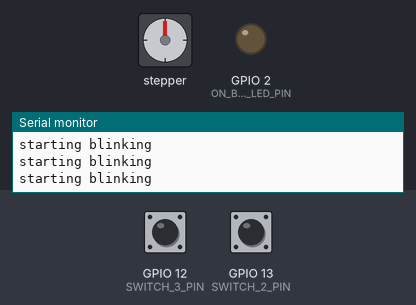
This sketch was run on a simulated ESP32. On the bench: stepper motor, output pins drawn as LEDs (lit = HIGH), the last lines printed to the serial monitor. Wiring (inferred from the names in the program): stepper motor driver (200 steps per turn assumed): step GPIO 3; direction GPIO 4. The inputs (shaded band) are chosen by the test bench; at power-on: GPIO 12 (SWITCH_3_PIN) HIGH, GPIO 13 (SWITCH_2_PIN) HIGH. Pins used as bus, display or sensor lines are not drawn.

Above: at 4.4 s.
4.5 s: GPIO 12 (SWITCH_3_PIN) pulled LOW for 1 s
At 4.82 s:
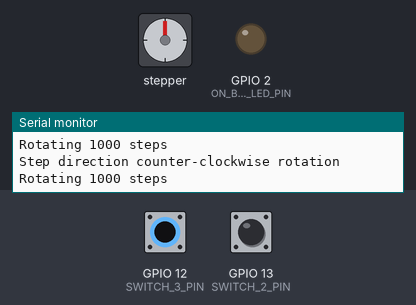
7.0 s: GPIO 13 (SWITCH_2_PIN) pulled LOW for 3.2 s
At 7.32 s:
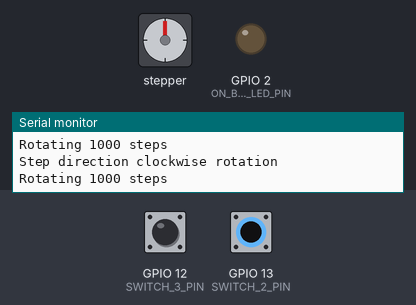
11.7 s: GPIO 12 (SWITCH_3_PIN) pulled LOW for 0.15 s
At 13.0 s:
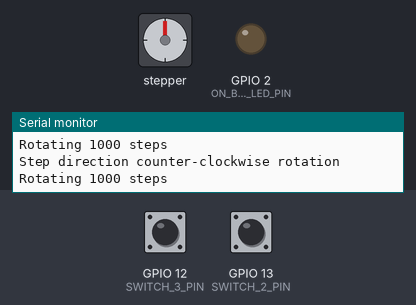
13.3 s: GPIO 13 (SWITCH_2_PIN) pulled LOW for 1 s
At 13.94 s:
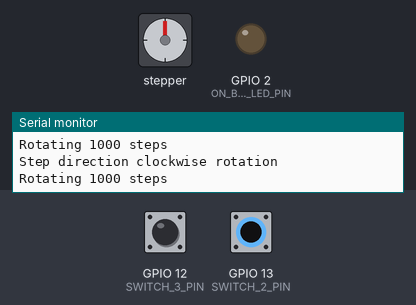
15.8 s: GPIO 12 (SWITCH_3_PIN) driven LOW
At 16.45 s:
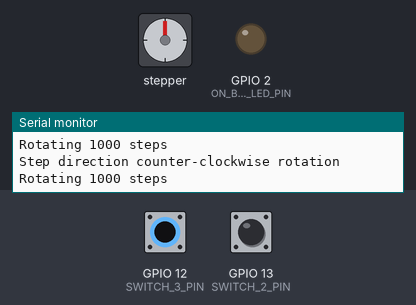
18.8 s: GPIO 13 (SWITCH_2_PIN) pulled LOW for 1 s
Timing chart, 0 to 70.3 s (numbered marks = the images above; inputs shaded):
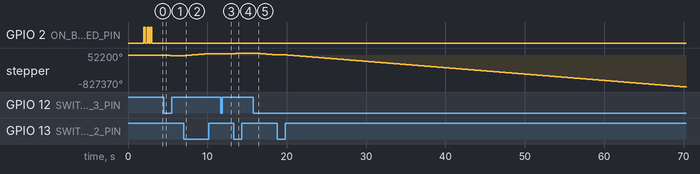

The sketch:

sample_button_motor_control.ino
```cpp
#define STEP_PIN 3
#define DIR_PIN  4
#define ON_BOARD_LED_PIN 2
#define SWITCH_2_PIN 13
#define SWITCH_3_PIN 12


void setup() {
  delay(2000); // ms

  Serial.begin(9600);
  while (!Serial); // wait for USB to be ready

  pinMode(STEP_PIN, OUTPUT);
  pinMode(DIR_PIN, OUTPUT);
  pinMode(ON_BOARD_LED_PIN, OUTPUT);
  pinMode(SWITCH_2_PIN, INPUT);
  pinMode(SWITCH_3_PIN, INPUT);

    // Blink LED to indicate program started!
  for (int i = 0; i < 3; i++) {
    Serial.println("starting blinking");
    digitalWrite(ON_BOARD_LED_PIN, HIGH);
    delay(200); // ms
    digitalWrite(ON_BOARD_LED_PIN, LOW);
    delay(200); // ms
  }

}

void stepOnce() {
  digitalWrite(STEP_PIN, HIGH);
  delayMicroseconds(50);   // pulse width
  digitalWrite(STEP_PIN, LOW);
  delayMicroseconds(50);
}

void stepMultiple(bool rotate_clockwise, uint16_t num_turns) {

  if (rotate_clockwise){
    digitalWrite(DIR_PIN, HIGH);  // set direction
    Serial.println("Step direction clockwise rotation");

  } else {
    digitalWrite(DIR_PIN, LOW);  // set direction
    Serial.println("Step direction counter-clockwise rotation");

  }

  Serial.printf("Rotating %u steps \r\n", num_turns);

  for (int i = 0; i < num_turns; i++) {
    stepOnce();
  }
}


static uint32_t lastTime[32] = {0};
static bool lastStable[32] = {HIGH};

bool debouncePressed(uint8_t pin, uint32_t debounce_ms = 50) {
  bool reading = digitalRead(pin);

  if (reading != lastStable[pin]) {
    lastTime[pin] = millis();
  }

  if ((millis() - lastTime[pin]) > debounce_ms) {

    if (reading != lastStable[pin]){
      lastStable[pin] = reading;
    }

    if (reading == LOW) {
      return true;
    }
  }

  return false;
}


void loop() {
  // Turn the servo clockwise
  if (debouncePressed(SWITCH_2_PIN)){
    stepMultiple(true, 1000);
  }

  // Turn the servo counter-clockwise
  if (debouncePressed(SWITCH_3_PIN)){
    stepMultiple(false, 1000);
  }
}
```

Measured:
- after the input at 4.5 s, stepper: turns 16200° counter-clockwise in 0.98 s, starting after 0.05 s
- after the input at 7.0 s, stepper: turns 54000° clockwise in 3.3 s, starting after 0.05 s
- after the input at 11.7 s, stepper: turns 1800° counter-clockwise in 0.11 s, starting after 0.05 s
- after the input at 13.3 s, stepper: turns 16200° clockwise in 0.98 s, starting after 0.05 s
- after the input at 15.8 s, stepper: keeps turning counter-clockwise at about 16490°/s, starting after 0.05 s
